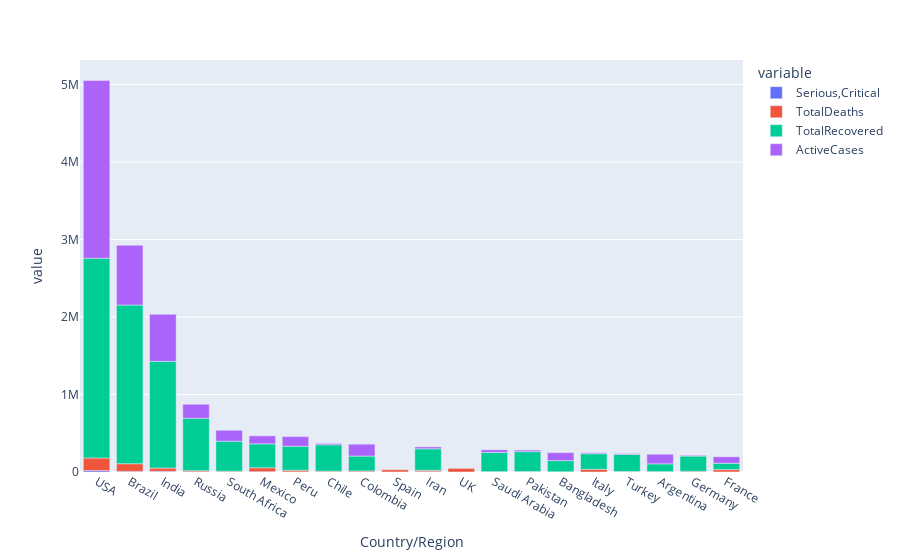

Here is the notebook cell this chart was saved with:
### Code cell
px.bar(world_data.iloc[0:20],x = "Country/Region", y=['Serious,Critical','TotalDeaths','TotalRecovered','ActiveCases'])

### Figure 1 — Plotly figure (JSON) as saved in the notebook; plotly's stock layout.template omitted (floating-point values rounded to 4 significant figures)
{"data": [{"hovertemplate": "variable=Serious,Critical<br>Country/Region=%{x}<br>value=%{y}<extra></extra>", "legendgroup": "Serious,Critical", "marker": {"color": "#636efa", "pattern": {"shape": ""}}, "name": "Serious,Critical", "orientation": "v", "showlegend": true, "textposition": "auto", "type": "bar", "x": ["USA", "Brazil", "India", "Russia", "South Africa", "Mexico", "Peru", "Chile", "Colombia", "Spain", "Iran", "UK", "Saudi Arabia", "Pakistan", "Bangladesh", "Italy", "Turkey", "Argentina", "Germany", "France"], "xaxis": "x", "y": [18300.0, 8318.0, 8944.0, 2300.0, 539.0, 3987.0, 1426.0, 1358.0, 1493.0, 617.0, 4156.0, 73.0, 1915.0, 809.0, NaN, 42.0, 580.0, 1150.0, 236.0, 384.0], "yaxis": "y"}, {"hovertemplate": "variable=TotalDeaths<br>Country/Region=%{x}<br>value=%{y}<extra></extra>", "legendgroup": "TotalDeaths", "marker": {"color": "#EF553B", "pattern": {"shape": ""}}, "name": "TotalDeaths", "orientation": "v", "showlegend": true, "textposition": "auto", "type": "bar", "x": ["USA", "Brazil", "India", "Russia", "South Africa", "Mexico", "Peru", "Chile", "Colombia", "Spain", "Iran", "UK", "Saudi Arabia", "Pakistan", "Bangladesh", "Italy", "Turkey", "Argentina", "Germany", "France"], "xaxis": "x", "y": [162800.0, 98640.0, 41640.0, 14610.0, 9604.0, 50520.0, 20420.0, 9889.0, 11940.0, 28500.0, 17980.0, 46410.0, 3055.0, 6035.0, 3306.0, 35190.0, 5798.0, 4251.0, 9252.0, 30310.0], "yaxis": "y"}, {"hovertemplate": "variable=TotalRecovered<br>Country/Region=%{x}<br>value=%{y}<extra></extra>", "legendgroup": "TotalRecovered", "marker": {"color": "#00cc96", "pattern": {"shape": ""}}, "name": "TotalRecovered", "orientation": "v", "showlegend": true, "textposition": "auto", "type": "bar", "x": ["USA", "Brazil", "India", "Russia", "South Africa", "Mexico", "Peru", "Chile", "Colombia", "Spain", "Iran", "UK", "Saudi Arabia", "Pakistan", "Bangladesh", "Italy", "Turkey", "Argentina", "Germany", "France"], "xaxis": "x", "y": [2577000.0, 2048000.0, 1377000.0, 676400.0, 387300.0, 308800.0, 310300.0, 340200.0, 192400.0, NaN, 277500.0, NaN, 247100.0, 256100.0, 143800.0, 201300.0, 220500.0, 99850.0, 196200.0, 82460.0], "yaxis": "y"}, {"hovertemplate": "variable=ActiveCases<br>Country/Region=%{x}<br>value=%{y}<extra></extra>", "legendgroup": "ActiveCases", "marker": {"color": "#ab63fa", "pattern": {"shape": ""}}, "name": "ActiveCases", "orientation": "v", "showlegend": true, "textposition": "auto", "type": "bar", "x": ["USA", "Brazil", "India", "Russia", "South Africa", "Mexico", "Peru", "Chile", "Colombia", "Spain", "Iran", "UK", "Saudi Arabia", "Pakistan", "Bangladesh", "Italy", "Turkey", "Argentina", "Germany", "France"], "xaxis": "x", "y": [2293000.0, 771300.0, 606400.0, 180900.0, 141300.0, 103300.0, 124600.0, 16610.0, 153400.0, NaN, 24680.0, NaN, 34080.0, 19770.0, 102500.0, 12690.0, 10920.0, 124100.0, 9758.0, 82860.0], "yaxis": "y"}], "layout": {"barmode": "relative", "legend": {"title": {"text": "variable"}, "tracegroupgap": 0}, "margin": {"t": 60}, "xaxis": {"anchor": "y", "domain": [0, 1], "title": {"text": "Country/Region"}}, "yaxis": {"anchor": "x", "domain": [0, 1], "title": {"text": "value"}}}}
